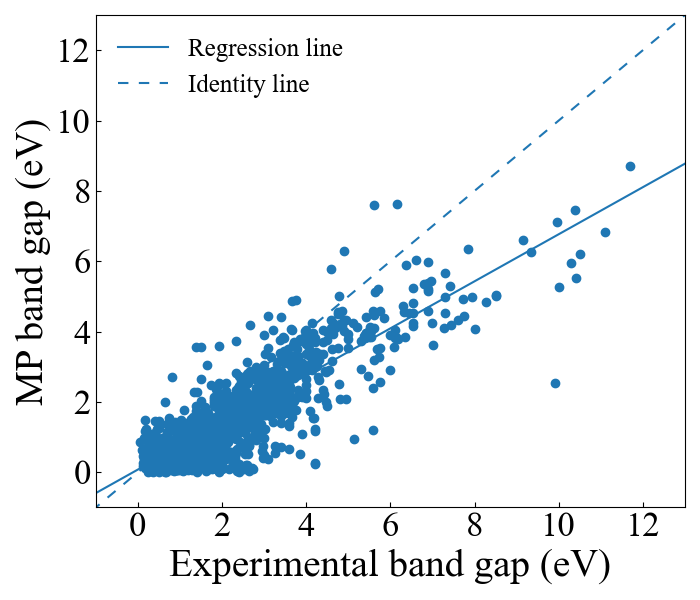

Reproduce this figure in Python.
import pandas as pd
import matplotlib.pyplot as plt
import numpy as np
from sklearn.linear_model import LinearRegression

y_true = pd.read_csv('df_exp_merged.csv').iloc[:, -1].to_numpy()
y_mp = pd.read_csv('df_mp_merged.csv').iloc[:, -1].to_numpy()


x_line = [-3, 20]
y_line = [-3,20]

y_true_rh = np.array(y_true).reshape(-1,1)
y_mp = np.array(y_mp).reshape(-1,1)
reg_scheme2 = LinearRegression()
reg_scheme2.fit(y_true_rh, y_mp)

print('y_mp')
print('a=', reg_scheme2.coef_)
print('b=', reg_scheme2.intercept_)
y_line_reg_scheme2 = reg_scheme2.coef_[0] * x_line + reg_scheme2.intercept_[0]
plt.figure(figsize=(7, 6))
plt.rcParams['xtick.direction'] = 'in'
plt.rcParams['ytick.direction'] = 'in'
plt.rcParams['font.family'] = 'Times New Roman'
plt.scatter(y_true, y_mp, color="#1f77b4")
plt.xticks(fontsize=25)
plt.yticks(fontsize=25)
plt.xlabel("Experimental band gap (eV)",fontsize=28)
plt.ylabel("MP band gap (eV)",fontsize=28)
plt.plot(x_line, y_line_reg_scheme2, color = "#1f77b4", label="Regression line ")
plt.plot(x_line, y_line, color="#1f77b4", linestyle="dashed", dashes=[5, 5], label="Identity line")
plt.legend(fontsize=18, frameon=False)
plt.xlim(-1, 13)
plt.ylim(-1, 13)
plt.tight_layout()
plt.savefig("compare_mp_exp.png")